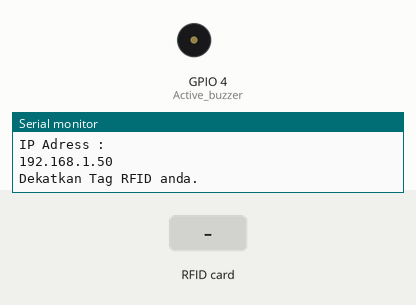
Bench run of a sketch on a simulated ESP8266 (NodeMCU). Parts: buzzer (waves = sounding, pin HIGH), the last lines printed to the serial monitor. The test bench sets the inputs (shaded band). WiFi joins after 1.5 s; servers stay silent unless stated; uploads are accepted with an empty reply; pins used as bus, display or sensor lines are not drawn.

Above: at 2.7 s.
2.8 s: RFID card 83 20 21 70 24 held to the reader
At 3.07 s:
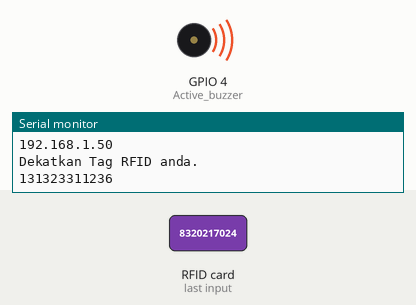
Timing chart, 0 to 5.8 s (numbered marks = the images above; inputs shaded):
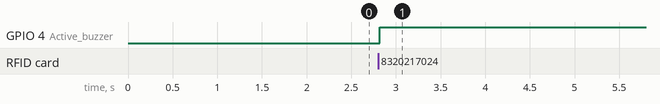

The sketch:

IOT_Absensi.ino
```cpp
#include <SPI.h>
#include <MFRC522.h>
#include <ESP8266HTTPClient.h>
#include <ESP8266WiFi.h>
#include <CTBot.h>

//Network SSID saya
const char* ssid = "Goodtime";
const char* pass = "oldbutgold1@";

//pengenal host (server) = Ip Adress komputer kita
const char* host = "192.168.1.5";

//string token dan id
String token = "1702916513:AAGshbnfriwYv9qMDf9Me8qr8aneRV2Znhw";
const int rizky = 1251046723;
const int ihwal = 1275369227;
const int ruben = 1346399558;

//Mendeklarasikan Pin buzzer
const unsigned char Active_buzzer = 4; //Pin D2

//sediakan variabel untuk RFID
#define SDA_PIN 2 // Pin D4
#define RST_PIN 0 // Pin D3

MFRC522 mfrc522(SDA_PIN, RST_PIN);
HTTPClient http;
CTBot myBot;

void setup () {
  Serial.begin(9600);

  //Setting Koneksi wifi
  WiFi.hostname("NodeMCU");
  WiFi.begin(ssid, pass);

  //konfigurasi
  myBot.wifiConnect(ssid, pass);
  myBot.setTelegramToken(token);

  Serial.println("loading");
  //cek koneksi wifi
  while(WiFi.status() != WL_CONNECTED){
   //progress mengkoneksikan wifi
   delay(1000);
   Serial.print(".");
  }

  if(myBot.testConnection()){
    //koneksi terhubung
    Serial.println("Bot Terhubung");
  }

  else{
    Serial.println("Bot Gagal Terhubung");
  }

  Serial.println("Wifi Tersambung");
  Serial.println("IP Adress : ");
  Serial.println(WiFi.localIP());

  //Setting koneksi RFID
  SPI.begin();
  mfrc522.PCD_Init();
  Serial.print("Dekatkan Tag RFID anda.");
  Serial.println();

  //Deklarasikan buzzer dan lampu sebagai OUTPUT
  pinMode(Active_buzzer,OUTPUT);
}

void loop () {
  if(! mfrc522.PICC_IsNewCardPresent())
  {
    return; //Mengulang proses
  }
  if(! mfrc522.PICC_ReadCardSerial()){
    return;
  }

  String IDTAG = "";
  for(byte i=0; i<mfrc522.uid.size; i++){
    IDTAG += mfrc522.uid.uidByte[i];
  }

  Serial.println(IDTAG);

  //Jika kartu terdeteksi buzzer menyala
  digitalWrite(Active_buzzer,HIGH); //menyalakan buzzer
  delay(500);
  noTone(Active_buzzer);

  if(IDTAG == "8320217024"){
   myBot.sendMessage(rizky, "Kepada Yth, Hari ini Rizky Hadir dan masuk Sekolah");
  }

  else if(IDTAG == "2081022050"){
   myBot.sendMessage(ihwal, "Kepada Yth, Hari ini Ihwal Sidiq Hadir dan masuk Sekolah");
  }

  else if(IDTAG == "1881483173"){
   myBot.sendMessage(ruben, "Kepada Yth, Hari ini Ruben Siman Hadir dan masuk Sekolah");
  }

  //kirim No RFID untuk disimpan ketabel tmprfid
  WiFiClient client;
  const int httpPort = 80;
  if(!client.connect(host, httpPort)){
    Serial.println("Gagal Terhubung");
    return;
  }

  String Link;
  Link = "http://192.168.1.5/absensi/kirimkartu.php?nokartu=" + IDTAG;
  http.begin(Link);

  int httpCode = http.GET();
  String payload = http.getString();
  Serial.println(payload);
  http.end();

  delay(2000);
}
```

Measured:
- after the input at 2.8 s, GPIO 4 (Active_buzzer): LOW → HIGH at once
